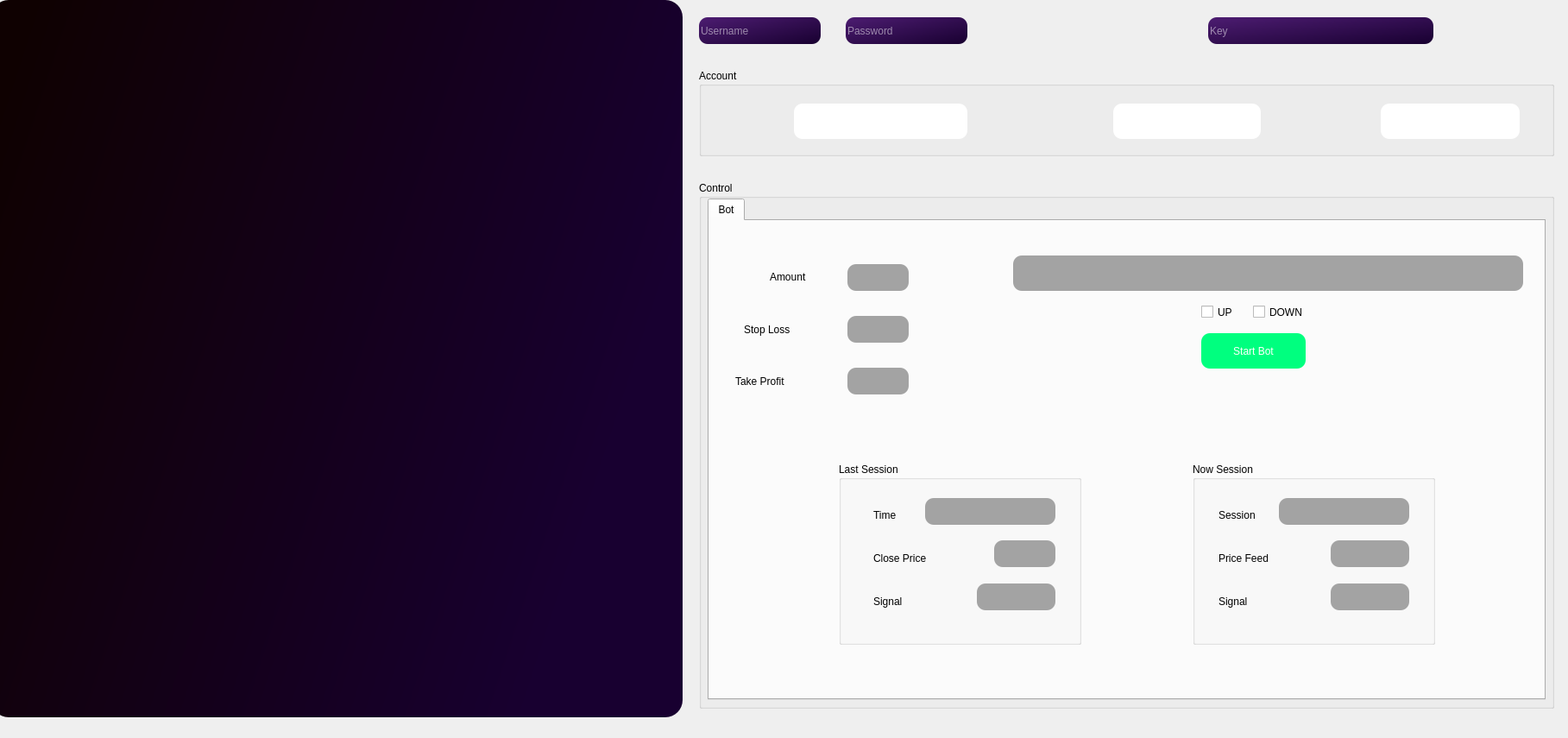
<?xml version="1.0" encoding="UTF-8"?>
<ui version="4.0">
 <class>MainWindow</class>
 <widget class="QMainWindow" name="MainWindow">
  <property name="geometry">
   <rect>
    <x>0</x>
    <y>0</y>
    <width>1817</width>
    <height>855</height>
   </rect>
  </property>
  <property name="mouseTracking">
   <bool>false</bool>
  </property>
  <property name="windowTitle">
   <string>AIPredict</string>
  </property>
  <property name="windowIcon">
   <iconset>
    <normaloff>data/logo.jpg</normaloff>data/logo.jpg</iconset>
  </property>
  <property name="styleSheet">
   <string notr="true">font: 8pt &quot;MS Shell Dlg 2&quot;;</string>
  </property>
  <widget class="QWidget" name="centralwidget">
   <widget class="QWidget" name="widget" native="true">
    <property name="geometry">
     <rect>
      <x>-10</x>
      <y>0</y>
      <width>801</width>
      <height>831</height>
     </rect>
    </property>
    <property name="styleSheet">
     <string notr="true">border-radius:20px;
background-color: qlineargradient(spread:pad, x1:0, y1:0, x2:0.995174, y2:0.336, stop:0.0543478 rgba(15, 1, 1, 255), stop:1 rgba(24, 0, 48, 255));</string>
    </property>
    <widget class="QLabel" name="label_3">
     <property name="geometry">
      <rect>
       <x>50</x>
       <y>680</y>
       <width>141</width>
       <height>131</height>
      </rect>
     </property>
     <property name="styleSheet">
      <string notr="true">background-color: None</string>
     </property>
     <property name="text">
      <string/>
     </property>
     <property name="pixmap">
      <pixmap>data/img/background1.png</pixmap>
     </property>
     <property name="scaledContents">
      <bool>true</bool>
     </property>
     <property name="indent">
      <number>-1</number>
     </property>
    </widget>
   </widget>
   <widget class="QLineEdit" name="lineEdit">
    <property name="geometry">
     <rect>
      <x>810</x>
      <y>20</y>
      <width>141</width>
      <height>31</height>
     </rect>
    </property>
    <property name="styleSheet">
     <string notr="true">border-radius:10px;
background-color: qlineargradient(spread:repeat, x1:0, y1:0, x2:1, y2:1, stop:0.0543478 rgba(74, 27, 110, 255), stop:1 rgba(24, 0, 48, 255));
font: 75 9pt &quot;Cascadia Code&quot;;
color: rgb(255, 255, 255);</string>
    </property>
    <property name="placeholderText">
     <string>Username</string>
    </property>
   </widget>
   <widget class="QLineEdit" name="lineEdit_2">
    <property name="geometry">
     <rect>
      <x>980</x>
      <y>20</y>
      <width>141</width>
      <height>31</height>
     </rect>
    </property>
    <property name="styleSheet">
     <string notr="true">border-radius:10px;
background-color: qlineargradient(spread:repeat, x1:0, y1:0, x2:1, y2:1, stop:0.0543478 rgba(74, 27, 110, 255), stop:1 rgba(24, 0, 48, 255));
font: 75 9pt &quot;Cascadia Code&quot;;
color: rgb(255, 255, 255);</string>
    </property>
    <property name="placeholderText">
     <string>Password</string>
    </property>
   </widget>
   <widget class="QPushButton" name="pushButton">
    <property name="geometry">
     <rect>
      <x>1140</x>
      <y>10</y>
      <width>131</width>
      <height>41</height>
     </rect>
    </property>
    <property name="cursor">
     <cursorShape>PointingHandCursor</cursorShape>
    </property>
    <property name="styleSheet">
     <string notr="true">border: None</string>
    </property>
    <property name="text">
     <string/>
    </property>
    <property name="icon">
     <iconset>
      <normaloff>data/img/login.png</normaloff>data/img/login.png</iconset>
    </property>
    <property name="iconSize">
     <size>
      <width>120</width>
      <height>150</height>
     </size>
    </property>
   </widget>
   <widget class="QLineEdit" name="lineEdit_3">
    <property name="geometry">
     <rect>
      <x>1400</x>
      <y>20</y>
      <width>261</width>
      <height>31</height>
     </rect>
    </property>
    <property name="styleSheet">
     <string notr="true">border-radius:10px;
background-color: qlineargradient(spread:repeat, x1:0, y1:0, x2:1, y2:1, stop:0.0543478 rgba(74, 27, 110, 255), stop:1 rgba(24, 0, 48, 255));
font: 75 9pt &quot;Cascadia Code&quot;;
color: rgb(255, 255, 255);</string>
    </property>
    <property name="placeholderText">
     <string>Key</string>
    </property>
   </widget>
   <widget class="QPushButton" name="pushButton_2">
    <property name="geometry">
     <rect>
      <x>1670</x>
      <y>10</y>
      <width>101</width>
      <height>51</height>
     </rect>
    </property>
    <property name="cursor">
     <cursorShape>PointingHandCursor</cursorShape>
    </property>
    <property name="styleSheet">
     <string notr="true">border: None</string>
    </property>
    <property name="text">
     <string/>
    </property>
    <property name="icon">
     <iconset>
      <normaloff>data/img/check.png</normaloff>data/img/check.png</iconset>
    </property>
    <property name="iconSize">
     <size>
      <width>100</width>
      <height>130</height>
     </size>
    </property>
   </widget>
   <widget class="QGroupBox" name="groupBox">
    <property name="geometry">
     <rect>
      <x>810</x>
      <y>80</y>
      <width>991</width>
      <height>101</height>
     </rect>
    </property>
    <property name="styleSheet">
     <string notr="true">font: 75 10pt &quot;Cascadia Mono&quot;;</string>
    </property>
    <property name="title">
     <string>Account</string>
    </property>
    <widget class="QLabel" name="label">
     <property name="geometry">
      <rect>
       <x>50</x>
       <y>40</y>
       <width>51</width>
       <height>41</height>
      </rect>
     </property>
     <property name="text">
      <string/>
     </property>
     <property name="pixmap">
      <pixmap>data/img/email.png</pixmap>
     </property>
     <property name="scaledContents">
      <bool>true</bool>
     </property>
    </widget>
    <widget class="QLineEdit" name="lineEdit_4">
     <property name="geometry">
      <rect>
       <x>110</x>
       <y>40</y>
       <width>201</width>
       <height>41</height>
      </rect>
     </property>
     <property name="styleSheet">
      <string notr="true">font: 75 10pt &quot;Cascadia Mono&quot;;
background-color: rgb(255, 255, 255);
border-radius: 10px  
</string>
     </property>
     <property name="text">
      <string/>
     </property>
    </widget>
    <widget class="QLineEdit" name="lineEdit_9">
     <property name="geometry">
      <rect>
       <x>790</x>
       <y>40</y>
       <width>161</width>
       <height>41</height>
      </rect>
     </property>
     <property name="styleSheet">
      <string notr="true">font: 75 10pt &quot;Cascadia Mono&quot;;
background-color: rgb(255, 255, 255);
border-radius: 10px  
</string>
     </property>
     <property name="text">
      <string/>
     </property>
    </widget>
    <widget class="QLineEdit" name="lineEdit_8">
     <property name="geometry">
      <rect>
       <x>480</x>
       <y>40</y>
       <width>171</width>
       <height>41</height>
      </rect>
     </property>
     <property name="styleSheet">
      <string notr="true">font: 75 10pt &quot;Cascadia Mono&quot;;
background-color: rgb(255, 255, 255);
border-radius: 10px  
</string>
     </property>
     <property name="text">
      <string/>
     </property>
    </widget>
    <widget class="QLabel" name="label_6">
     <property name="geometry">
      <rect>
       <x>730</x>
       <y>40</y>
       <width>51</width>
       <height>51</height>
      </rect>
     </property>
     <property name="text">
      <string/>
     </property>
     <property name="pixmap">
      <pixmap>data/img/balance.png</pixmap>
     </property>
     <property name="scaledContents">
      <bool>true</bool>
     </property>
    </widget>
    <widget class="QLabel" name="label_5">
     <property name="geometry">
      <rect>
       <x>410</x>
       <y>30</y>
       <width>61</width>
       <height>61</height>
      </rect>
     </property>
     <property name="text">
      <string/>
     </property>
     <property name="pixmap">
      <pixmap>data/img/id.png</pixmap>
     </property>
     <property name="scaledContents">
      <bool>true</bool>
     </property>
    </widget>
   </widget>
   <widget class="QGroupBox" name="groupBox_2">
    <property name="geometry">
     <rect>
      <x>810</x>
      <y>210</y>
      <width>991</width>
      <height>611</height>
     </rect>
    </property>
    <property name="styleSheet">
     <string notr="true">font: 75 10pt &quot;Cascadia Mono&quot;;
</string>
    </property>
    <property name="title">
     <string>Control</string>
    </property>
    <widget class="QTabWidget" name="tabWidget">
     <property name="geometry">
      <rect>
       <x>10</x>
       <y>20</y>
       <width>971</width>
       <height>581</height>
      </rect>
     </property>
     <property name="cursor">
      <cursorShape>ArrowCursor</cursorShape>
     </property>
     <property name="styleSheet">
      <string notr="true"/>
     </property>
     <property name="currentIndex">
      <number>0</number>
     </property>
     <widget class="QWidget" name="tab_2">
      <attribute name="title">
       <string>Bot</string>
      </attribute>
      <widget class="QGroupBox" name="group_last_session">
       <property name="geometry">
        <rect>
         <x>150</x>
         <y>280</y>
         <width>281</width>
         <height>211</height>
        </rect>
       </property>
       <property name="styleSheet">
        <string notr="true"/>
       </property>
       <property name="title">
        <string>Last Session</string>
       </property>
       <widget class="QLabel" name="label_12">
        <property name="geometry">
         <rect>
          <x>40</x>
          <y>100</y>
          <width>121</width>
          <height>21</height>
         </rect>
        </property>
        <property name="text">
         <string>Close Price</string>
        </property>
       </widget>
       <widget class="QLineEdit" name="lineEdit_15">
        <property name="geometry">
         <rect>
          <x>180</x>
          <y>90</y>
          <width>71</width>
          <height>31</height>
         </rect>
        </property>
        <property name="styleSheet">
         <string notr="true">background-color: rgb(255, 255, 255);
border-radius: 10px;
background-color: rgb(163, 163, 163);</string>
        </property>
        <property name="alignment">
         <set>Qt::AlignCenter</set>
        </property>
       </widget>
       <widget class="QLabel" name="label_13">
        <property name="geometry">
         <rect>
          <x>40</x>
          <y>150</y>
          <width>81</width>
          <height>21</height>
         </rect>
        </property>
        <property name="text">
         <string>Signal</string>
        </property>
       </widget>
       <widget class="QLineEdit" name="lineEdit_16">
        <property name="geometry">
         <rect>
          <x>160</x>
          <y>140</y>
          <width>91</width>
          <height>31</height>
         </rect>
        </property>
        <property name="styleSheet">
         <string notr="true">background-color: rgb(255, 255, 255);
border-radius: 10px;
background-color: rgb(163, 163, 163);</string>
        </property>
        <property name="alignment">
         <set>Qt::AlignCenter</set>
        </property>
       </widget>
       <widget class="QLineEdit" name="lineEdit_20">
        <property name="geometry">
         <rect>
          <x>100</x>
          <y>41</y>
          <width>151</width>
          <height>31</height>
         </rect>
        </property>
        <property name="styleSheet">
         <string notr="true">background-color: rgb(255, 255, 255);
border-radius: 10px;
background-color: rgb(163, 163, 163);</string>
        </property>
        <property name="text">
         <string/>
        </property>
        <property name="alignment">
         <set>Qt::AlignCenter</set>
        </property>
       </widget>
       <widget class="QLabel" name="label_17">
        <property name="geometry">
         <rect>
          <x>40</x>
          <y>50</y>
          <width>51</width>
          <height>21</height>
         </rect>
        </property>
        <property name="text">
         <string>Time</string>
        </property>
       </widget>
      </widget>
      <widget class="QGroupBox" name="group_now_session">
       <property name="geometry">
        <rect>
         <x>560</x>
         <y>280</y>
         <width>281</width>
         <height>211</height>
        </rect>
       </property>
       <property name="title">
        <string>Now Session</string>
       </property>
       <widget class="QLabel" name="label_14">
        <property name="geometry">
         <rect>
          <x>30</x>
          <y>50</y>
          <width>111</width>
          <height>21</height>
         </rect>
        </property>
        <property name="text">
         <string>Session</string>
        </property>
       </widget>
       <widget class="QLineEdit" name="lineEdit_17">
        <property name="geometry">
         <rect>
          <x>100</x>
          <y>41</y>
          <width>151</width>
          <height>31</height>
         </rect>
        </property>
        <property name="styleSheet">
         <string notr="true">background-color: rgb(255, 255, 255);
border-radius: 10px;
background-color: rgb(163, 163, 163);</string>
        </property>
        <property name="alignment">
         <set>Qt::AlignCenter</set>
        </property>
       </widget>
       <widget class="QLabel" name="label_15">
        <property name="geometry">
         <rect>
          <x>30</x>
          <y>100</y>
          <width>121</width>
          <height>21</height>
         </rect>
        </property>
        <property name="text">
         <string>Price Feed</string>
        </property>
       </widget>
       <widget class="QLineEdit" name="lineEdit_18">
        <property name="geometry">
         <rect>
          <x>160</x>
          <y>90</y>
          <width>91</width>
          <height>31</height>
         </rect>
        </property>
        <property name="styleSheet">
         <string notr="true">background-color: rgb(255, 255, 255);
border-radius: 10px;
background-color: rgb(163, 163, 163);</string>
        </property>
        <property name="alignment">
         <set>Qt::AlignCenter</set>
        </property>
       </widget>
       <widget class="QLabel" name="label_16">
        <property name="geometry">
         <rect>
          <x>30</x>
          <y>150</y>
          <width>71</width>
          <height>21</height>
         </rect>
        </property>
        <property name="text">
         <string>Signal</string>
        </property>
       </widget>
       <widget class="QLineEdit" name="lineEdit_19">
        <property name="geometry">
         <rect>
          <x>160</x>
          <y>140</y>
          <width>91</width>
          <height>31</height>
         </rect>
        </property>
        <property name="styleSheet">
         <string notr="true">background-color: rgb(255, 255, 255);
border-radius: 10px;
background-color: rgb(163, 163, 163);</string>
        </property>
        <property name="alignment">
         <set>Qt::AlignCenter</set>
        </property>
       </widget>
      </widget>
      <widget class="QLabel" name="label_8">
       <property name="geometry">
        <rect>
         <x>70</x>
         <y>49</y>
         <width>71</width>
         <height>31</height>
        </rect>
       </property>
       <property name="text">
        <string>Amount</string>
       </property>
      </widget>
      <widget class="QLineEdit" name="lineEdit_11">
       <property name="geometry">
        <rect>
         <x>160</x>
         <y>50</y>
         <width>71</width>
         <height>31</height>
        </rect>
       </property>
       <property name="styleSheet">
        <string notr="true">background-color: rgb(255, 255, 255);
border-radius: 10px;
background-color: rgb(163, 163, 163);</string>
       </property>
       <property name="alignment">
        <set>Qt::AlignCenter</set>
       </property>
      </widget>
      <widget class="QPushButton" name="pushButton_4">
       <property name="geometry">
        <rect>
         <x>570</x>
         <y>130</y>
         <width>121</width>
         <height>41</height>
        </rect>
       </property>
       <property name="cursor">
        <cursorShape>PointingHandCursor</cursorShape>
       </property>
       <property name="styleSheet">
        <string notr="true">font: 75 10pt &quot;Cascadia Mono&quot;;
background-color: rgb(255, 255, 255);
border-radius: 10px; 
background-color: rgb(0, 255, 127);
color: rgb(255, 255, 255);</string>
       </property>
       <property name="text">
        <string>Start Bot</string>
       </property>
      </widget>
      <widget class="QLabel" name="label_9">
       <property name="geometry">
        <rect>
         <x>40</x>
         <y>110</y>
         <width>101</width>
         <height>31</height>
        </rect>
       </property>
       <property name="text">
        <string>Stop Loss</string>
       </property>
      </widget>
      <widget class="QLineEdit" name="lineEdit_12">
       <property name="geometry">
        <rect>
         <x>160</x>
         <y>110</y>
         <width>71</width>
         <height>31</height>
        </rect>
       </property>
       <property name="styleSheet">
        <string notr="true">background-color: rgb(255, 255, 255);
border-radius: 10px;
background-color: rgb(163, 163, 163);</string>
       </property>
       <property name="alignment">
        <set>Qt::AlignCenter</set>
       </property>
      </widget>
      <widget class="QLineEdit" name="lineEdit_13">
       <property name="geometry">
        <rect>
         <x>160</x>
         <y>170</y>
         <width>71</width>
         <height>31</height>
        </rect>
       </property>
       <property name="styleSheet">
        <string notr="true">background-color: rgb(255, 255, 255);
border-radius: 10px;
background-color: rgb(163, 163, 163);</string>
       </property>
       <property name="alignment">
        <set>Qt::AlignCenter</set>
       </property>
      </widget>
      <widget class="QLabel" name="label_10">
       <property name="geometry">
        <rect>
         <x>30</x>
         <y>170</y>
         <width>121</width>
         <height>31</height>
        </rect>
       </property>
       <property name="text">
        <string>Take Profit</string>
       </property>
      </widget>
      <widget class="QLineEdit" name="lineEdit_21">
       <property name="geometry">
        <rect>
         <x>352</x>
         <y>40</y>
         <width>591</width>
         <height>41</height>
        </rect>
       </property>
       <property name="styleSheet">
        <string notr="true">background-color: rgb(255, 255, 255);
border-radius: 10px;
background-color: rgb(163, 163, 163);
font: 9pt &quot;Cascadia Mono&quot;;</string>
       </property>
       <property name="text">
        <string/>
       </property>
       <property name="alignment">
        <set>Qt::AlignCenter</set>
       </property>
      </widget>
      <widget class="QCheckBox" name="checkBox">
       <property name="geometry">
        <rect>
         <x>570</x>
         <y>90</y>
         <width>71</width>
         <height>31</height>
        </rect>
       </property>
       <property name="text">
        <string>UP</string>
       </property>
      </widget>
      <widget class="QCheckBox" name="checkBox_2">
       <property name="geometry">
        <rect>
         <x>630</x>
         <y>90</y>
         <width>91</width>
         <height>31</height>
        </rect>
       </property>
       <property name="text">
        <string>DOWN</string>
       </property>
      </widget>
      <widget class="QPushButton" name="pushButton_5">
       <property name="geometry">
        <rect>
         <x>270</x>
         <y>40</y>
         <width>51</width>
         <height>41</height>
        </rect>
       </property>
       <property name="cursor">
        <cursorShape>PointingHandCursor</cursorShape>
       </property>
       <property name="styleSheet">
        <string notr="true">border: None </string>
       </property>
       <property name="text">
        <string/>
       </property>
       <property name="icon">
        <iconset>
         <normaloff>data/img/infobot.png</normaloff>data/img/infobot.png</iconset>
       </property>
       <property name="iconSize">
        <size>
         <width>50</width>
         <height>60</height>
        </size>
       </property>
      </widget>
     </widget>
    </widget>
   </widget>
  </widget>
  <widget class="QMenuBar" name="menubar">
   <property name="geometry">
    <rect>
     <x>0</x>
     <y>0</y>
     <width>1817</width>
     <height>22</height>
    </rect>
   </property>
  </widget>
 </widget>
 <resources>
  <include location="data/background.qrc"/>
 </resources>
 <connections/>
</ui>
